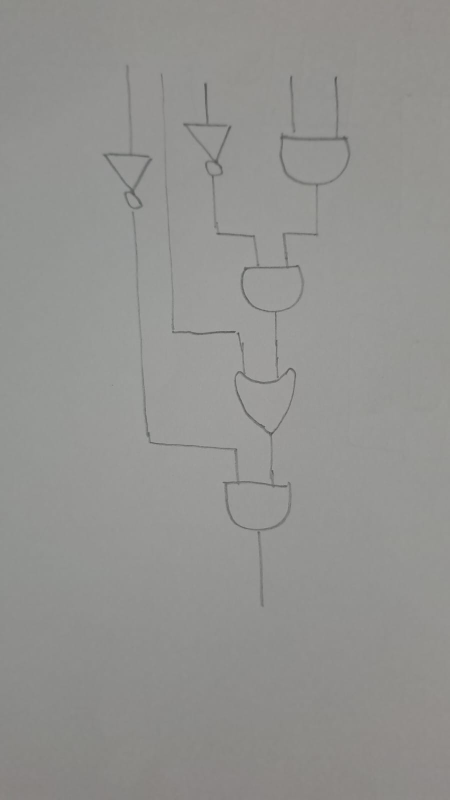
#> input picture new7.jpeg, 899 x 1599 px (shown at 1/2 size)
$ python main.py
#> lines starting #> are read from the running program, lines starting #| are printed output that depends on the picture; after the words box and inside, x2 and y2 are one past the last pixel; in counts of white or black regions, pixels touching at a corner belong together
### vision_engine.py
import cv2
import numpy as np
import matplotlib.pyplot as plt


def classify_complex_circuit_v25_custom(image_path, show_output=True):
    img = cv2.imread(image_path)
    if img is None:
        print(f"Error: Could not find image at {image_path}")
        return []

    # --- 1. RESIZE & THRESHOLD (The Stable v25 Foundation) ---
    target_width = 800
    aspect = img.shape[0] / img.shape[1]
    img = cv2.resize(img, (target_width, int(target_width * aspect)))
    gray = cv2.cvtColor(img, cv2.COLOR_BGR2GRAY)

    blurred = cv2.medianBlur(gray, 5)
    binary = cv2.adaptiveThreshold(blurred, 255, cv2.ADAPTIVE_THRESH_GAUSSIAN_C, cv2.THRESH_BINARY_INV, 51, 8)

    binary[0:15, :] = 0;
    binary[-15:, :] = 0
    binary[:, 0:15] = 0;
    binary[:, -15:] = 0

    # --- 2. FLOOD FILL & ISOLATE ---
    thick = cv2.dilate(binary, np.ones((3, 3), np.uint8), iterations=2)
    thick = cv2.morphologyEx(thick, cv2.MORPH_CLOSE, np.ones((11, 11), np.uint8))

    contours_for_fill, _ = cv2.findContours(thick, cv2.RETR_CCOMP, cv2.CHAIN_APPROX_SIMPLE)
    filled_temp = thick.copy()
    for cnt in contours_for_fill:
        cv2.drawContours(filled_temp, [cnt], -1, 255, thickness=cv2.FILLED)

    filled_temp = cv2.morphologyEx(filled_temp, cv2.MORPH_CLOSE, np.ones((15, 15), np.uint8))

    gates_only = cv2.morphologyEx(filled_temp, cv2.MORPH_OPEN, np.ones((11, 11), np.uint8))
    contours, _ = cv2.findContours(gates_only, cv2.RETR_EXTERNAL, cv2.CHAIN_APPROX_SIMPLE)

    output_img = img.copy()

    if show_output:
        # UPDATED: Added Aspect Ratio to the console table
        print(
            f"{'TYPE':<10} | {'SCALPEL':<7} | {'SOLIDITY':<8} | {'EXTENT':<8} | {'CIRCULARITY':<11} | {'ASPECT RATIO':<12}")
        print("-" * 75)

    total_image_area = img.shape[0] * img.shape[1]
    detected_components = []

    for cnt in contours:
        area = cv2.contourArea(cnt)

        # The v25 Dynamic Noise Floor (0.1%)
        min_area = total_image_area * 0.001
        max_area = total_image_area * 0.3

        if min_area < area < max_area:
            x, y, w, h = cv2.boundingRect(cnt)

            pad = 30
            y1, y2 = max(0, y - pad), min(filled_temp.shape[0], y + h + pad)
            x1, x2 = max(0, x - pad), min(filled_temp.shape[1], x + w + pad)
            roi = filled_temp[y1:y2, x1:x2]

            if roi.size == 0: continue

            k_base = int(min(w, h) * 0.15)
            k_size = k_base if k_base % 2 != 0 else k_base + 1
            k_size = max(13, k_size)

            clean_kernel = cv2.getStructuringElement(cv2.MORPH_ELLIPSE, (k_size, k_size))
            clean_roi = cv2.morphologyEx(roi, cv2.MORPH_OPEN, clean_kernel)

            roi_contours, _ = cv2.findContours(clean_roi, cv2.RETR_EXTERNAL, cv2.CHAIN_APPROX_SIMPLE)

            if len(roi_contours) > 0:
                body_cnt = max(roi_contours, key=cv2.contourArea)
                b_area = cv2.contourArea(body_cnt)

                if b_area < 50: continue

                hull = cv2.convexHull(body_cnt)
                hull_area = cv2.contourArea(hull)
                solidity = float(b_area) / hull_area if hull_area > 0 else 0

                bx, by, bw, bh = cv2.boundingRect(body_cnt)
                extent = float(b_area) / (bw * bh) if (bw * bh) > 0 else 0

                perimeter = cv2.arcLength(body_cnt, True)
                circularity = (4 * np.pi * b_area) / (perimeter ** 2) if perimeter > 0 else 0

                # UPDATED: Calculate Aspect Ratio
                aspect_ratio = float(bw) / bh if bh > 0 else 0

                # --- CUSTOM V25 HEURISTIC (With Aspect Ratio Shield) ---

                # Shield Added: NOT gates must have low extent AND be tall/square (Aspect Ratio < 1.15)
                if extent < 0.58 and aspect_ratio < 1.15:
                    gate_type = "NOT"
                    color = (255, 0, 255)
                elif solidity > 0.85 and circularity > 0.65:
                    gate_type = "AND"
                    color = (0, 255, 0)
                else:
                    gate_type = "OR"
                    color = (0, 165, 255)

                if show_output:
                    print(
                        f"{gate_type:<10} | {k_size}x{k_size:<5} | {solidity:<8.3f} | {extent:<8.3f} | {circularity:<11.3f} | {aspect_ratio:<12.3f}")

                global_x = x1 + bx
                global_y = y1 + by

                cv2.rectangle(output_img, (global_x, global_y), (global_x + bw, global_y + bh), color, 3)
                cv2.putText(output_img, f"{gate_type} ({solidity:.2f})", (global_x, global_y - 10),
                            cv2.FONT_HERSHEY_SIMPLEX, 0.7, color, 2)

                # STORE FOR MAIN.PY
                detected_components.append({
                    "type": gate_type,
                    "x": global_x,
                    "y": global_y,
                    "w": bw,
                    "h": bh
                })

    if show_output:
        plt.figure(figsize=(15, 5))
        plt.subplot(1, 3, 1)
        plt.title("1. Thresholded")
        plt.imshow(binary, cmap='gray')

        plt.subplot(1, 3, 2)
        plt.title("2. Isolated Gates")
        plt.imshow(gates_only, cmap='gray')

        plt.subplot(1, 3, 3)
        plt.title("3. Final Result")
        plt.imshow(cv2.cvtColor(output_img, cv2.COLOR_BGR2RGB))
        plt.show()

    return detected_components


# Test it standalone:
# [3 lines that do not run on import are left out]

### wire_tracer.py
import cv2
import numpy as np
import matplotlib.pyplot as plt


def build_netlist(gates, routing_matrix, original_img):
    # 1. Setup hitboxes and IDs for the gates
    for i, g in enumerate(gates):
        g["id"] = i
        x, y, w, h = g["x"], g["y"], g["w"], g["h"]

        # 15-pixel "Sensor Ring"
        pad = 15
        g["hitbox"] = (max(0, x - pad), max(0, y - pad),
                       min(routing_matrix.shape[1], x + w + pad),
                       min(routing_matrix.shape[0], y + h + pad))

    # --- 2. SKELETONIZATION & PRE-PROCESSING ---
    # FIX 1: Upgraded Gap Bridger. 9x9 kernel to fuse larger pen skips (fixes W10/W26)
    bridged_matrix = cv2.morphologyEx(routing_matrix, cv2.MORPH_CLOSE, np.ones((25, 25), np.uint8))

    skeleton = cv2.ximgproc.thinning(bridged_matrix, thinningType=cv2.ximgproc.THINNING_ZHANGSUEN)
    skel_bin = (skeleton > 0).astype(np.uint8)

    # Label each separate wire with a unique ID number
    num_labels, labels, stats, centroids = cv2.connectedComponentsWithStats(skel_bin, connectivity=8)

    output_img = original_img.copy()

    print("\n" + "=" * 40)
    print("      DETECTED CIRCUIT TOPOLOGY")
    print("=" * 40)

    generated_netlist = []

    # --- 3. ROBUST CONNECTION DETECTION (Vector Logic) ---
    for g in gates:
        hx1, hy1, hx2, hy2 = g["hitbox"]
        hitbox_region = labels[hy1:hy2, hx1:hx2]

        touching_wires = np.unique(hitbox_region)
        touching_wires = touching_wires[touching_wires > 0]

        gate_center_y = g["y"] + (g["h"] // 2)
        gate_center_x = g["x"] + (g["w"] // 2)

        for wire_id in touching_wires:
            # Global Dust Filter
            if stats[wire_id, cv2.CC_STAT_AREA] < 15:
                continue

            wy, wx = np.where(hitbox_region == wire_id)

            # Penetration Filter
            if len(wy) < 4:
                continue

            global_wy = wy + hy1
            global_wx = wx + hx1

            mean_y = int(np.mean(global_wy))
            mean_x = int(np.mean(global_wx))

            # FIX 2: Vector-Based Pin Detection
            # Calculate distance from gate center to the wire connection point
            dy = mean_y - gate_center_y
            dx = mean_x - gate_center_x

            if abs(dy) >= abs(dx):
                # Wire is primarily on the Y-axis (Top or Bottom)
                pin_type = "INPUT" if dy < 0 else "OUTPUT"
            else:
                # Wire is primarily on the X-axis (Left or Right)
                pin_type = "INPUT" if dx < 0 else "OUTPUT"

            log_msg = f"{g['type']} Gate (ID:{g['id']}) has an {pin_type} connected to Wire #{wire_id}"
            print(log_msg)
            generated_netlist.append(log_msg)

            color = (0, 255, 0) if pin_type == "INPUT" else (0, 0, 255)
            cv2.circle(output_img, (mean_x, mean_y), 6, color, -1)
            cv2.putText(output_img, f"W{wire_id}", (mean_x + 10, mean_y), cv2.FONT_HERSHEY_SIMPLEX, 0.6, (255, 0, 0), 2)

    # --- 4. VISUALIZATION ---
    for g in gates:
        x, y, w, h = g["x"], g["y"], g["w"], g["h"]
        cv2.rectangle(output_img, (x, y), (x + w, y + h), (255, 255, 0), 2)
        cv2.putText(output_img, f"{g['type']}_{g['id']}", (x, y - 5), cv2.FONT_HERSHEY_SIMPLEX, 0.6, (255, 255, 0), 2)

    if np.max(labels) > 0:
        label_hue = np.uint8(179 * labels / np.max(labels))
    else:
        label_hue = np.uint8(labels)

    blank_ch = 255 * np.ones_like(label_hue)
    labeled_img = cv2.merge([label_hue, blank_ch, blank_ch])
    labeled_img = cv2.cvtColor(labeled_img, cv2.COLOR_HSV2BGR)
    labeled_img[label_hue == 0] = 0

    wire_mask = labels > 0
    output_img[wire_mask] = labeled_img[wire_mask]

    plt.figure(figsize=(10, 10))
    plt.imshow(cv2.cvtColor(output_img, cv2.COLOR_BGR2RGB))
    plt.title("Netlist Generation: Vector Math & Hardened Wires")
    plt.axis('off')
    plt.show(block = False)
    plt.pause(-1)

    return generated_netlist

### simulator.py
import re
import itertools


def evaluate_netlist(netlist_strings):
    gates = {}

    # 1. PARSE THE TEXT NETLIST
    pattern = r"([A-Z]+) Gate \(ID:(\d+)\) has an (INPUT|OUTPUT) connected to Wire #(\d+)"

    for line in netlist_strings:
        match = re.search(pattern, line)
        if match:
            g_type, g_id, pin_type, wire_id = match.groups()
            g_id, wire_id = int(g_id), int(wire_id)

            if g_id not in gates:
                gates[g_id] = {'type': g_type, 'inputs': [], 'outputs': []}

            if pin_type == "INPUT":
                gates[g_id]['inputs'].append(wire_id)
            else:
                gates[g_id]['outputs'].append(wire_id)

    # --- NEW: PRE-FLIGHT TOPOLOGY CHECK ---
    print("\n" + "=" * 45)
    print("           COMPILER DIAGNOSTICS")
    print("=" * 45)
    topology_safe = True
    for g_id, g in gates.items():
        if len(g['inputs']) == 0:
            print(f"[-] ERROR: {g['type']} Gate (ID:{g_id}) has NO inputs connected.")
            topology_safe = False
        if g['type'] == 'NOT' and len(g['inputs']) > 1:
            print(f"[-] ERROR: NOT Gate (ID:{g_id}) has too many inputs (Max 1).")
            topology_safe = False

    if not topology_safe:
        print("\n[!] FATAL: Circuit topology is physically broken. Halting simulation.")
        print("[!] Advice: Ensure drawing uses solid marker strokes and touches the gates.")
        return
    print("[+] Topology verified. All gates have valid input constraints.")
    # --------------------------------------

    # 2. IDENTIFY GLOBAL INPUTS & OUTPUTS
    all_inputs = set(w for g in gates.values() for w in g['inputs'])
    all_outputs = set(w for g in gates.values() for w in g['outputs'])

    global_inputs = sorted(list(all_inputs - all_outputs))
    global_outputs = sorted(list(all_outputs - all_inputs))

    if not global_inputs:
        print("[-] Error: No global inputs detected. Circuit might be a closed loop.")
        return

    print("\n" + "=" * 45)
    print("           LOGIC SIMULATION (TRUTH TABLE)")
    print("=" * 45)

    header_in = [f"W{w}" for w in global_inputs]
    header_out = [f"W{w}" for w in global_outputs]
    print(f"{' | '.join(header_in)} || {' | '.join(header_out)}")
    print("-" * 45)

    # 3. GENERATE BINARY COMBINATIONS & SIMULATE
    for combo in itertools.product([0, 1], repeat=len(global_inputs)):
        wire_states = {w: val for w, val in zip(global_inputs, combo)}
        evaluated_gates = set()

        while len(evaluated_gates) < len(gates):
            progress = False
            for g_id, g in gates.items():
                if g_id in evaluated_gates:
                    continue

                # The length check (len > 0) is now guaranteed by the Pre-Flight check,
                # but we keep the logic intact here for safety.
                if all(w in wire_states for w in g['inputs']):
                    in_vals = [wire_states[w] for w in g['inputs']]

                    if g['type'] == 'AND':
                        res = 1 if all(v == 1 for v in in_vals) else 0
                    elif g['type'] == 'OR':
                        res = 1 if any(v == 1 for v in in_vals) else 0
                    elif g['type'] == 'NOT':
                        res = 1 if in_vals[0] == 0 else 0
                    else:
                        res = 0

                    for out_w in g['outputs']:
                        wire_states[out_w] = res

                    evaluated_gates.add(g_id)
                    progress = True

            if not progress:
                # Silently break for this row if simulation stalls due to missing intermediate wires
                break

        # 4. PRINT THE ROW (Only if the simulation successfully completed the DAG)
        if len(evaluated_gates) == len(gates):
            row_in = [str(wire_states[w]) for w in global_inputs]
            row_out = [str(wire_states.get(w, 'X')) for w in global_outputs]

            in_str = ' | '.join(f"{val:^{len(header_in[i])}}" for i, val in enumerate(row_in))
            out_str = ' | '.join(f"{val:^{len(header_out[i])}}" for i, val in enumerate(row_out))
            print(f"{in_str} || {out_str}")

### main.py
import cv2
import numpy as np

# Import your Phase 1, Phase 2, and Phase 4 modules
from vision_engine import classify_complex_circuit_v25_custom
import wire_tracer
import simulator


def generate_routing_matrix(image_path, detected_gates):
    """
    Rebuilds the strict C=8 binary threshold to keep the background clean,
    then mathematically erases the gates to leave a pure wire map.
    """
    img = cv2.imread(image_path)
    target_width = 800
    aspect = img.shape[0] / img.shape[1]
    img = cv2.resize(img, (target_width, int(target_width * aspect)))
    gray = cv2.cvtColor(img, cv2.COLOR_BGR2GRAY)

    blurred = cv2.medianBlur(gray, 5)

    # Strict C=8 Firewall to destroy paper texture and micro-shadows
    binary = cv2.adaptiveThreshold(blurred, 255, cv2.ADAPTIVE_THRESH_GAUSSIAN_C, cv2.THRESH_BINARY_INV, 51, 8)

    binary[0:15, :] = 0;
    binary[-15:, :] = 0
    binary[:, 0:15] = 0;
    binary[:, -15:] = 0

    # Erase the gates using the coordinates from the Vision Engine
    routing_matrix = binary.copy()
    for gate in detected_gates:
        x, y, w, h = gate['x'], gate['y'], gate['w'], gate['h']

        # Expand the erasure box slightly (padding) to ensure we snip the wires clean
        pad = 8
        cv2.rectangle(routing_matrix, (x - pad, y - pad), (x + w + pad, y + h + pad), 0, -1)

    return routing_matrix, img


def main():
    # Set your target image here
    target_image = 'new7.jpeg'

    print("[*] STEP 1: Booting Vision Engine...")
    # Run the vision engine silently to extract coordinates
    gates = classify_complex_circuit_v25_custom(target_image, show_output=False)
#> in classify_complex_circuit_v25_custom, img is the input picture: shape (1599, 899, 3); mean B, G, R 144.5, 147.1, 147.2
#> in classify_complex_circuit_v25_custom, `contours_for_fill, _ = cv2.findContours(thick, cv2.RETR_CCOMP, cv2.CHA..`: contours_for_fill = 11 contours; largest, box (x1, y1, x2, y2) and area: (181, 114, 626, 1081) 62765, (504, 250, 617, 324) 6964, (406, 861, 513, 939) 6814, (434, 478, 535, 551) 6094, (422, 668, 522, 763) 5698
#> the loop in classify_complex_circuit_v25_custom, `for cnt in contours_for_fill:` made 11 passes
#> cnt on pass 2: [[291, 276], [291, 303], [297, 303], [297, 276]]
#> after the loop in classify_complex_circuit_v25_custom, `for cnt in contours_for_fill:`:
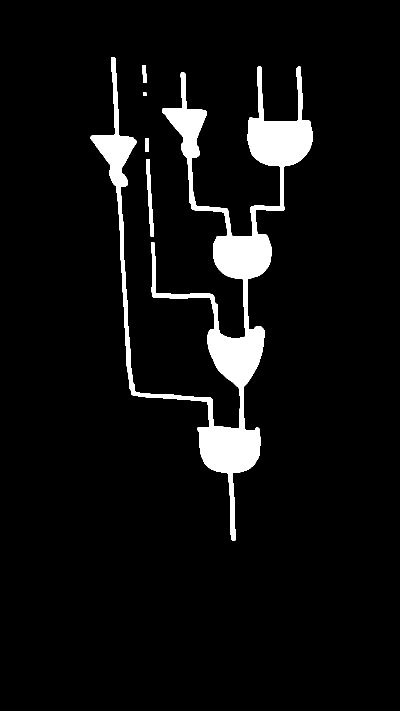
#> filled_temp: shape (1422, 800) (shown at 1/2 size); 5.9% white; 5 white regions, box (x1, y1, x2, y2) and area: (181, 114, 626, 1081) 65796, (292, 318, 308, 473) 1065, (284, 130, 294, 166) 261, (291, 276, 298, 304) 196, (287, 184, 294, 192) 53
#> in classify_complex_circuit_v25_custom, `contours, _ = cv2.findContours(gates_only, cv2.RETR_EXTERNAL, cv2.CHAI..`: contours = 8 contours; box (x1, y1, x2, y2) and area: (495, 227, 626, 333) 10426, (398, 838, 521, 948) 9956, (415, 653, 529, 775) 9180, (426, 468, 543, 558) 8724, (184, 270, 271, 374) 4846, (328, 217, 412, 316) 4659, (501, 414, 512, 426) 110, (379, 394, 390, 406) 110
#> the loop in classify_complex_circuit_v25_custom, `for cnt in contours:` made 8 passes
#> (area, x, y, w, h, y1, y2, x1) on passes 1, 2, 3, 6: (9956, 398, 838, 123, 110, 808, 978, 368), (9179.5, 415, 653, 114, 122, 623, 805, 385), (8724, 426, 468, 117, 90, 438, 588, 396), (4845.5, 184, 270, 87, 104, 240, 404, 154)
#> after the loop in classify_complex_circuit_v25_custom, `for cnt in contours:`:
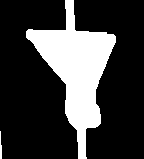
#> roi: shape (159, 144); 23.8% white; 2 white regions, box (x1, y1, x2, y2) and area: (26, 0, 116, 159) 5396, (0, 131, 2, 159) 42
#> after the loop in classify_complex_circuit_v25_custom, `for cnt in contours:`: detected_components = 6 items
#> gates = 6 items

    if not gates:
        print("[-] No gates detected or image not found. Exiting.")
        return

    print(f"    -> Successfully extracted {len(gates)} logic gates:")
#|     -> Successfully extracted 6 logic gates:
    for i, g in enumerate(gates):
        print(f"       Gate {i}: {g['type']} at ({g['x']}, {g['y']})")
#> this loop made 6 passes
#> g on passes 1 to 4: {'type': 'AND', 'x': 398, 'y': 851, 'w': 123, 'h': 98}, {'type': 'OR', 'x': 414, 'y': 652, 'w': 115, 'h': 125}, {'type': 'AND', 'x': 426, 'y': 467, 'w': 118, 'h': 94}, {'type': 'NOT', 'x': 182, 'y': 267, 'w': 91, 'h': 109}
#> (printed output is left out)

    print("\n[*] STEP 2: Generating Routing Matrix...")
    routing_matrix, original_img = generate_routing_matrix(target_image, gates)
#> the loop in generate_routing_matrix, `for gate in detected_gates:` made 6 passes
#> after the loop in generate_routing_matrix, `for gate in detected_gates:`:
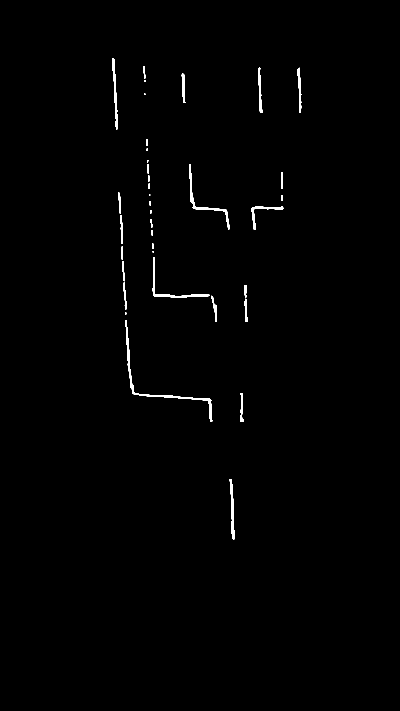
#> routing_matrix: shape (1422, 800) (shown at 1/2 size); 0.67% white; 37 white regions (7 under 20 px), largest, box (x1, y1, x2, y2) and area: (251, 640, 425, 843) 1350, (378, 328, 459, 459) 820, (305, 514, 419, 596) 710
    print("    -> Wires isolated and background sterilized.")

    print("\n[*] STEP 3: Executing Wire Tracer...")
    # Hand off the gates and the pure wire map to your routing plugin
    final_netlist = wire_tracer.build_netlist(gates, routing_matrix, original_img)
#> the loop in build_netlist, `for i, g in enumerate(gates):` made 6 passes
#> in build_netlist, `num_labels, labels, stats, centroids = cv2.connectedComponentsWithStat..`: num_labels = 13; stats = 13 rows, first 6: [0, 0, 800, 1422, 1135507], [226, 119, 8, 138, 138], [287, 133, 4, 55, 55], [518, 139, 5, 84, 84], [597, 138, 4, 86, 86], [365, 150, 3, 54, 54]; centroids = 13 rows, first 8: [399.6, 710.9], [229.6, 187.5], [289.1, 160], [519.1, 180.5], [598.7, 180.5], [366.3, 176.5], [330.8, 492], [409, 400.7]
#> the loop in build_netlist, `for g in gates:` made 6 passes
#> (hx1, hy1, hx2, hy2, touching_wires, gate_center_y, gate_center_x) on passes 1 to 4: (383, 836, 536, 964, [9, 11, 12], 900, 459), (399, 637, 544, 792, [6, 10, 11], 714, 471), (411, 452, 559, 576, [7, 8, 10], 514, 485), (167, 252, 288, 391, [1, 9], 321, 227)
#> (printed output is left out)
#> pass 1, in build_netlist, `hitbox_region = labels[hy1:hy2, hx1:hx2]`:
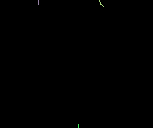
#> hitbox_region: shape (128, 153) int32; 4 distinct labels, from 0 to 12; one colour per label, 0 black
#> after the loop in build_netlist, `for g in gates:`:
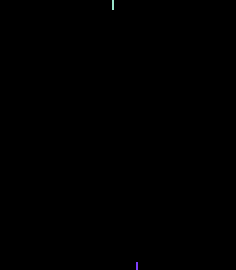
#> hitbox_region: shape (135, 118) int32 (shown 2 times larger); 3 distinct labels, from 0 to 7; one colour per label, 0 black
#> after the loop in build_netlist, `for g in gates:`:
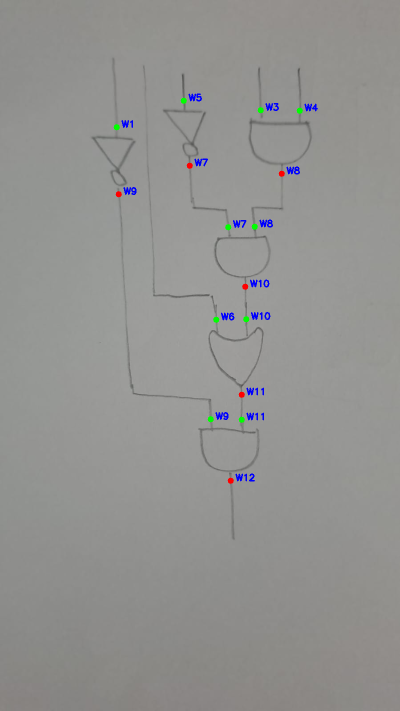
#> output_img: shape (1422, 800, 3) (shown at 1/2 size); mean B, G, R 144.6, 146.5, 146.6
#> after the loop in build_netlist, `for g in gates:`: generated_netlist = 16 items
#> the loop in build_netlist, `for g in gates:` made 6 passes
#> in build_netlist, `output_img[wire_mask] = labeled_img[wire_mask]`:
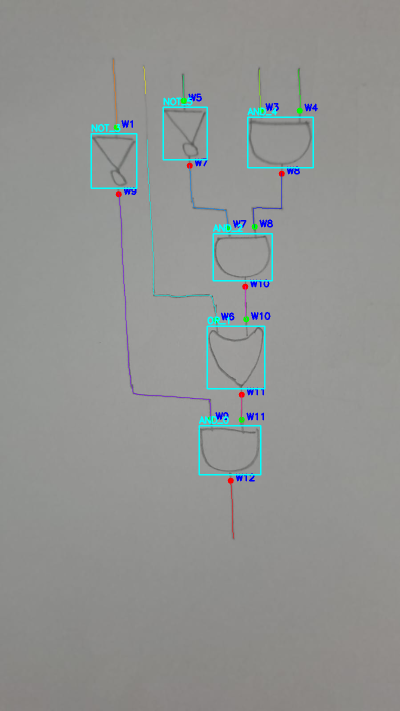
#> output_img: shape (1422, 800, 3) (shown at 1/2 size); mean B, G, R 145.7, 147.5, 145.3
#> final_netlist = 16 items

    if not final_netlist:
        print("[-] No connections detected. Cannot run simulation.")
        return

    print("\n[*] STEP 4: Compiling Truth Table...")
    # Pass the generated netlist strings directly into the logic simulator
    simulator.evaluate_netlist(final_netlist)
#> the loop in evaluate_netlist, `for line in netlist_strings:` made 16 passes
#> (g_type, g_id, pin_type, wire_id) on passes 1 to 4: ('AND', 0, 'INPUT', 9), ('AND', 0, 'INPUT', 11), ('AND', 0, 'OUTPUT', 12), ('OR', 1, 'INPUT', 6)
#> after the loop in evaluate_netlist, `for line in netlist_strings:`: gates = 6 items
#> the loop in evaluate_netlist, `for g_id, g in gates.items():` made 6 passes
#> g on passes 1 to 4: {'type': 'AND', 'inputs': [9, 11], 'outputs': [12]}, {'type': 'OR', 'inputs': [6, 10], 'outputs': [11]}, {'type': 'AND', 'inputs': [7, 8], 'outputs': [10]}, {'type': 'NOT', 'inputs': [1], 'outputs': [9]}
#> in evaluate_netlist, `all_inputs = set(w for g in gates.values() for w in g['inputs'])`: all_inputs = 10 items
#> in evaluate_netlist, `all_outputs = set(w for g in gates.values() for w in g['outputs'])`: all_outputs = 6 items
#> in evaluate_netlist, `global_inputs = sorted(list(all_inputs - all_outputs))`: global_inputs = [1, 3, 4, 5, 6]
#> in evaluate_netlist, `global_outputs = sorted(list(all_outputs - all_inputs))`: global_outputs = [12]
#> in evaluate_netlist, `header_in = [f"W{w}" for w in global_inputs]`: header_in = ['W1', 'W3', 'W4', 'W5', 'W6']
#> in evaluate_netlist, `header_out = [f"W{w}" for w in global_outputs]`: header_out = ['W12']
#| W1 | W3 | W4 | W5 | W6 || W12
#> the loop in evaluate_netlist, `for combo in itertools.product([0, 1], repeat=len(global_inputs)):` made 32 passes
#> (row_in, row_out) on passes 1 to 3: (['0', '0', '0', '0', '0'], ['0']), (['0', '0', '0', '0', '1'], ['1']), (['0', '0', '0', '1', '0'], ['0'])
#> (printed output is left out)


if __name__ == "__main__":
    main()
